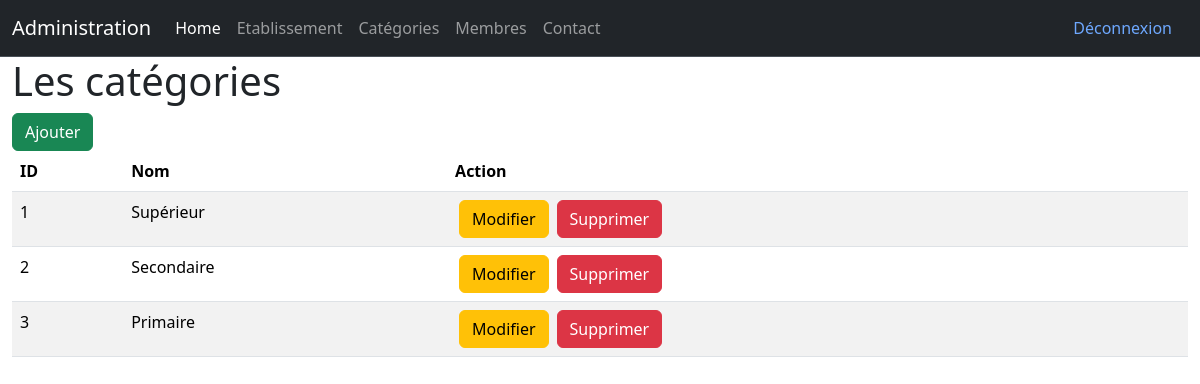
Screenshot of /admin/categories.php (signed in) with the database file from the repository.
### tables this page shows
CREATE TABLE IF NOT EXISTS `categories` (
  `id` int NOT NULL AUTO_INCREMENT,
  `nom` varchar(255) NOT NULL,
  PRIMARY KEY (`id`)
);

### admin/categories.php (the view, shortened to what this page needs)
<?php
require "../connexion.php";
?>
<!DOCTYPE html>
<html lang="en">
<head>
    <link href="https://cdn.jsdelivr.net/npm/bootstrap@5.3.3/dist/css/bootstrap.min.css" rel="stylesheet">
</head>
<body>
<?php
include("partials/header.php");
?>
<div class="container-fluid">
    <h1>Les catégories</h1>
    <a href="addCategory.php" class="btn btn-success">Ajouter</a>
    <table class="table table-striped">
        <thead>
        <tr>
            <th>ID</th>
            <th>Nom</th>
            <th>Action</th>
        </tr>
        </thead>
        <tbody>
        <?php
        $categories = $bdd->query("SELECT * FROM categories");
        while($don = $categories->fetch())
        {
            echo "<tr>";
            echo "<td>".$don['id']."</td>";
            echo "<td>".$don['nom']."</td>";
            echo "<td>";
            echo "<a href='updateCategory.php?id=".$don['id']."' class='btn btn-warning mx-1'>Modifier</a>";
            echo "<a href='categories.php?delete=".$don['id']."' class='btn btn-danger mx-1'>Supprimer</a>";
            echo "</td>";
            echo "</tr>";
        }
        ?>
        </tbody>
    </table>
</div>
</body>
</html>

### rows the page displays
categories: id "1", nom "Supérieur"
categories: id "2", nom "Secondaire"
categories: id "3", nom "Primaire"
